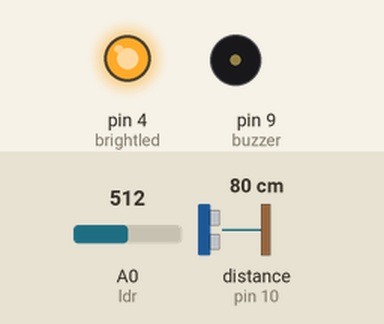
A sketch run on a simulated Arduino Uno, built with avr-gcc and run on an emulated ATmega328P. Parts: output pins drawn as LEDs (lit = HIGH), buzzer (waves = sounding). Wiring (inferred from the names in the program): ultrasonic range finder: trigger pin 11; echo pin 10. Inputs (shaded band) come from the test bench; at power-on: A0 (ldr) = 512, distance to the obstacle (sensor on pin 10) 80 cm. The echo pulse lasts 58.3 µs per cm; pins used as bus, display or sensor lines are not drawn; what the sketch prints to the serial monitor is not drawn.

Above: at 5.0 s.
5.1 s: A0 (ldr) set to 9
8.1 s: A0 (ldr) set to 6
At 8.8 s:
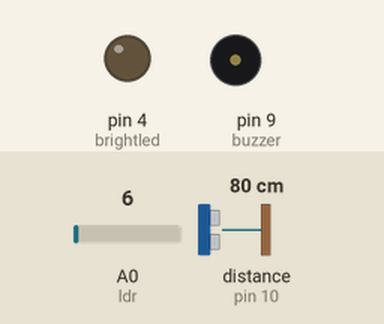
9.6 s: A0 (ldr) set to 122
At 10.6 s:
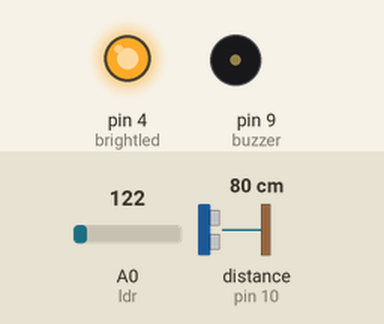
14.1 s: distance to the obstacle (sensor on pin 10) set to 6 cm
17.1 s: distance to the obstacle (sensor on pin 10) set to 9 cm
Timing chart, 0 to 19.6 s (numbered marks = the images above; inputs shaded):
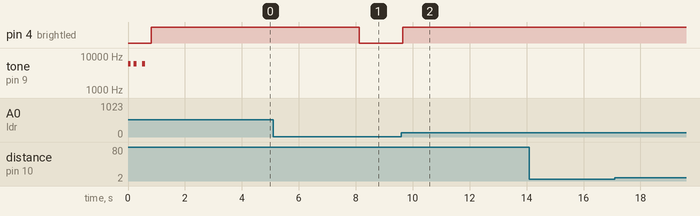

Measured:
- the behaviour switches between 8 and 7 on A0 (ldr) (found by bisection; images 0 and 1)
- after the input at 8.1 s, pin 4 (brightled): HIGH → LOW at once
- after the input at 9.6 s, pin 4 (brightled): LOW → HIGH at once

The sketch:

AtaSec_Arduino_movement_detector.ino
```cpp
 #define trig 11
 #define echo 10
 #define buzzer 9
 #define ldr A0
 int duration;
 int distanceCm;
 int distanceCm1;
 int ldrStatus;
 #define led 7
 #define brightled 4
 int movementcount = 0;
void setup()
{
  pinMode(ldr, INPUT);
  tone(buzzer,6000);
  delay(100);
  noTone(buzzer);
  pinMode(trig, OUTPUT);
  pinMode(brightled, OUTPUT);
  pinMode(echo, INPUT);
  Serial.begin(9600);
  digitalWrite(led, HIGH);
  delay(100);
  digitalWrite(led,LOW);
  tone(buzzer,6000);
  delay(100);
  noTone(buzzer);
  delay(100);
  digitalWrite(led, HIGH);
  delay(100);
  digitalWrite(led,LOW);
  tone(buzzer,6000);
  delay(100);
  noTone(buzzer);
  delay(100);
  digitalWrite(led, HIGH);
  delay(100);
  digitalWrite(led,LOW);
  Serial.println("Deployed");
}

void loop()
{
  ldrStatus = analogRead(ldr);
  digitalWrite(trig, LOW);
  delayMicroseconds(2);
  digitalWrite(trig, HIGH);
  delayMicroseconds(2);
  digitalWrite(trig, LOW);
  duration = pulseIn(echo, HIGH);
  distanceCm=duration*0.034/2;
  Serial.print("CM:");
  Serial.println(distanceCm);

  digitalWrite(trig, LOW);
  delayMicroseconds(2);
  digitalWrite(trig, HIGH);
  delayMicroseconds(2);
  digitalWrite(trig, LOW);
  duration = pulseIn(echo, HIGH);
  distanceCm1=duration*0.034/2;
  Serial.print("CM:");
  Serial.println(distanceCm1);
  Serial.println(ldrStatus);
  if (ldrStatus >= 8)
  {
    Serial.println("Lights on");
    digitalWrite(brightled, HIGH);

  }
  else
  {
   digitalWrite(brightled, LOW);
  }


  if (distanceCm1-distanceCm > 5){
    Serial.println("Movement detected");
    movementcount+=1;
    Serial.println("Registered moves:");
    Serial.println(movementcount);
    tone(buzzer, 3000);
    digitalWrite(led , HIGH);
    delay(500);
    tone(buzzer, 4000);
    delay(500);
    tone(buzzer, 3000);
    digitalWrite(led , HIGH);
    delay(500);
    tone(buzzer, 4000);
    delay(500);
    tone(buzzer, 3000);
    digitalWrite(led , HIGH);
    delay(500);
    tone(buzzer, 4000);
    delay(500);
    tone(buzzer, 3000);
    digitalWrite(led , HIGH);
    delay(500);
    tone(buzzer, 4000);
    delay(500);


  }
  else{
    noTone(buzzer);
    digitalWrite(led, LOW);
  }


}
```
